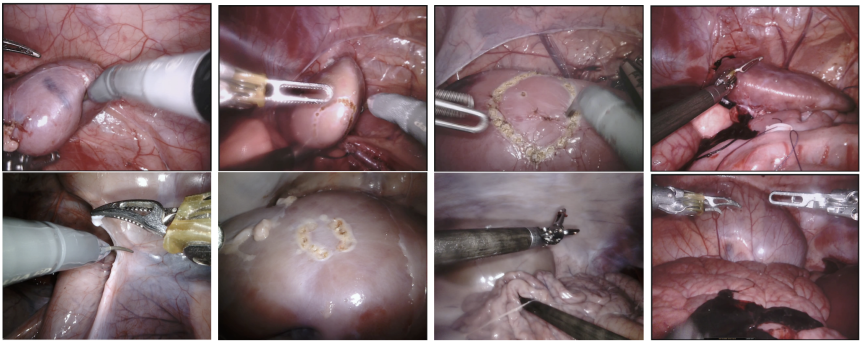
#> input picture images/fig1.PNG, 1720 x 682 px, given as the content of the folder /mnt/data/home/renxuhua/temp, which was not available (shown at 1/2 size)
$ python prepare_data.py
#> lines starting #> are read from the running program, lines starting #| are printed output that depends on the picture; after the words box and inside, x2 and y2 are one past the last pixel; in counts of white or black regions, pixels touching at a corner belong together
"""
[1] Merge masks with different instruments into one binary mask
[2] Crop black borders from images and masks
"""
from pathlib import Path

from tqdm import tqdm
import cv2
import numpy as np
import os
data_path = Path('./')

train_path = Path('/mnt/data/home/renxuhua/temp')

cropped_train_path = data_path / 'cropted_train'

original_height, original_width = 1024, 1280
height, width = 1024, 1280
h_start, w_start = 0, 0
instrument_factor = 1
class_color=[[0,0,0],[0,255,0],[0,255,255],[125,255,12],[255,55,0],[24,55,125],[187,155,25],[0,255,125],[255,255,125],[123,15,175],[124,155,5],[12,255,141]]

if __name__ == '__main__':
    instrument_index = os.listdir(train_path)
    for sub_index in instrument_index:
        instrument_folder = sub_index
        mask_folder = train_path / instrument_folder / 'labels'

        (cropped_train_path / instrument_folder / 'images').mkdir(exist_ok=True, parents=True)
        instrument_mask_folder = (cropped_train_path / instrument_folder / 'instruments_masks')
        instrument_mask_folder.mkdir(exist_ok=True, parents=True)

        for file_name in tqdm(list((train_path / instrument_folder / 'left_frames').glob('*'))):
            img = cv2.imread(str(file_name))
#> img is the input picture: shape (682, 1720, 3); mean B, G, R 108.1, 103.9, 128.7
            try:
            	old_h, old_w, _ = img.shape
#> old_h = 682; old_w = 1720
            except:
                continue

            img = img[h_start: h_start + height, w_start: w_start + width]
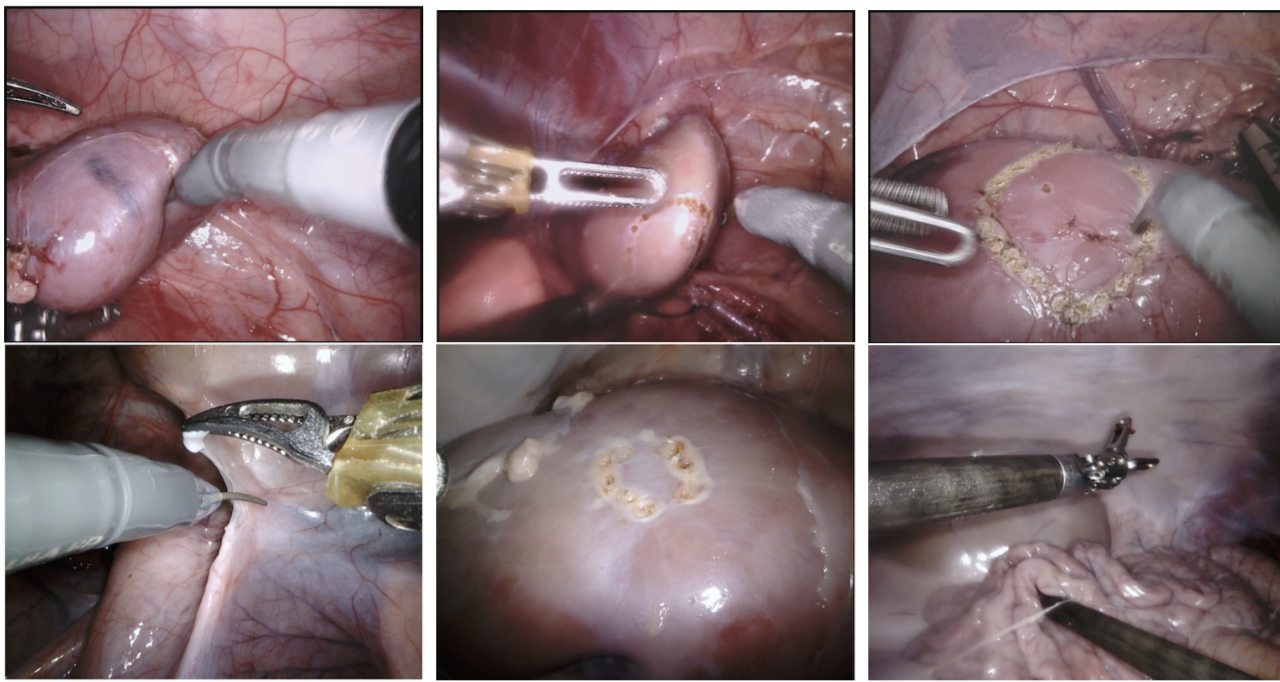
#> img: shape (682, 1280, 3); mean B, G, R 110.9, 107.3, 128.7
            cv2.imwrite(str(cropped_train_path / instrument_folder / 'images' / file_name.name), img)

            mask_instruments = np.zeros((old_h, old_w))
            mask = cv2.imread(str(mask_folder / file_name.name))
            #print(str(mask_folder/file_name.name))
            #print(mask.shape)

            for mask_label, sub_color in enumerate(class_color):
                temp = np.logical_and(mask[:,:,0] == sub_color[2],mask[:,:,1] == sub_color[1]) & (mask[:,:,2] == sub_color[0])
                mask_instruments[temp] = mask_label
#> mask_instruments: shape (682, 1720) float64; every value is 0

            mask_instruments = (mask_instruments[h_start: h_start + height, w_start: w_start + width]).astype(
                np.uint8) * instrument_factor
#> mask_instruments: shape (682, 1280); every value is 0
            cv2.imwrite(str(instrument_mask_folder / file_name.name), mask_instruments)

$ run again, on images/fig5.PNG
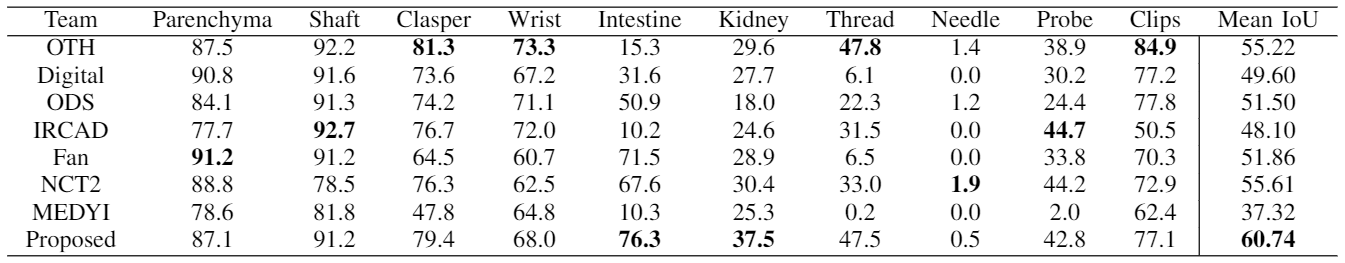
#> input picture images/fig5.PNG, 1345 x 263 px, given as the content of the folder /mnt/data/home/renxuhua/temp, which was not available
#> img is the input picture: shape (263, 1345, 3); min 0, max 255, mean 237.6
#> `img = img[h_start: h_start + height, w_start: w_start + width]`:
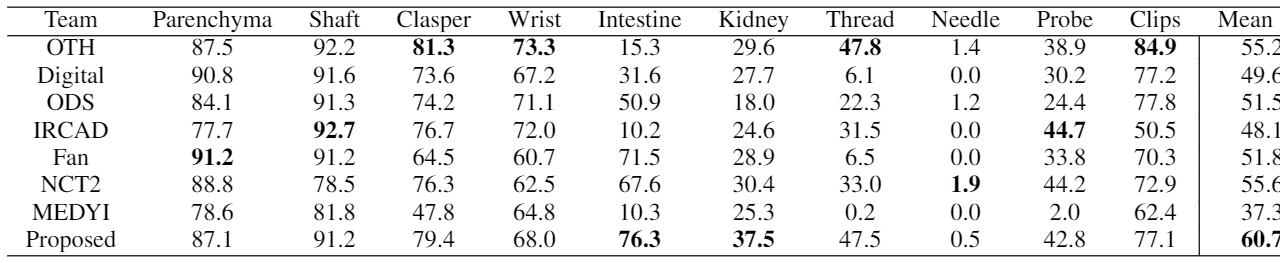
#> img: shape (263, 1280, 3); min 0, max 255, mean 237.4
#> the loop `for mask_label, sub_color in enumerate(class_color):` made 12 passes
#> pass 1, `temp = np.logical_and(mask[:,:,0] == sub_color[2],mask[:,:,1] == sub_c..`:
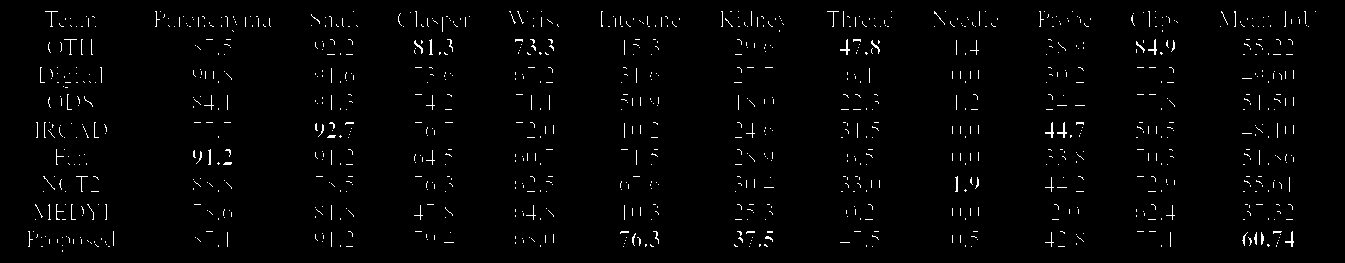
#> temp: shape (263, 1345) bool; 1.6% white in thin lines or dots, all inside (x1, y1, x2, y2) = (28, 11, 1316, 252)
